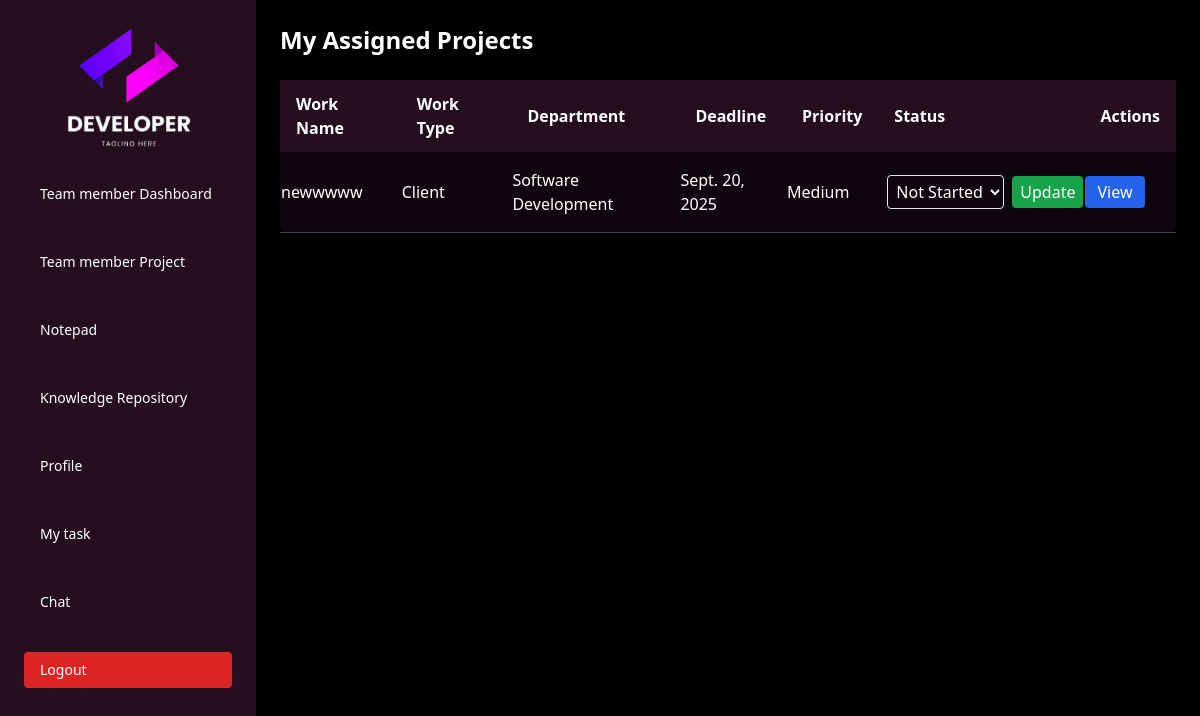
Screenshot of /teammember_project/ (signed in) with the database file from the repository.
### monitoringapp/models.py (models this page shows, shortened)
class ProjectAssign(models.Model):
    WORK_TYPE_CHOICES = (
        ("Client", "Client"),
        ("Company", "Company"),
        ("Other", "Other"),
    )
    PRIORITY_CHOICES = (
        ("Low", "Low"),
        ("Medium", "Medium"),
        ("High", "High"),
        ("Urgent", "Urgent"),
    )
    STATUS_CHOICES = (
        ("Not Started", "Not Started"),
        ("In Progress", "In Progress"),
        ("On Hold", "On Hold"),
        ("Completed", "Completed"),
    )
    team = models.ForeignKey("Team", on_delete=models.CASCADE)
    department = models.ForeignKey("Department", on_delete=models.CASCADE)
    assign_to = models.ForeignKey("User", related_name="assigned_works", on_delete=models.CASCADE)
    assigned_by = models.ForeignKey("User", related_name="given_works", on_delete=models.CASCADE)
    work_name = models.CharField(max_length=255)
    work_type = models.CharField(max_length=50, choices=WORK_TYPE_CHOICES)
    category = models.CharField(max_length=255, blank=True, null=True)
    description = models.TextField(blank=True, null=True)
    deadline = models.DateField(null=True, blank=True)
    additional_notes = models.TextField(blank=True, null=True)
    upload_file = models.FileField(upload_to="uploads/files/", blank=True, null=True)
    upload_image = models.ImageField(upload_to="uploads/images/", blank=True, null=True)
    color_preference = models.CharField(max_length=100, blank=True, null=True)
    content_example = models.TextField(blank=True, null=True)
    priority = models.CharField(max_length=20, choices=PRIORITY_CHOICES, default="Medium")
    assigned_date = models.DateField(default=now)
    status = models.CharField(
        max_length=20,
        choices=STATUS_CHOICES,
        default="Not Started"
    )

class Department(models.Model):
    name = models.CharField(max_length=100, unique=True)

### monitoringapp/views.py (the view, shortened to what this page needs)
# urls.py: path('teammember_project/', views.teammember_project, name='teammember_project'),
@never_cache
def teammember_project(request):
    user_id = request.session.get("user_id")
    if not user_id:   # if session expired or user logged out
        return redirect("index")
    user = get_object_or_404(User, id=user_id)
    projects = ProjectAssign.objects.filter(assign_to=user).order_by("-assigned_date")
    return render(request, "teammember_project.html", {"projects": projects})

### monitoringapp/context_processors.py (called while the page is built)
def logged_in_user(request):
    user = None
    is_team_lead = False
    if request.session.get("user_id"):
        try:
            user = User.objects.get(id=request.session["user_id"])
            if user.job_Position.lower() == "team lead":
                is_team_lead = True
        except User.DoesNotExist:
            pass
    return {"logged_in_user": user, "is_team_lead": is_team_lead}

### monitoringapp/templates/teammember_project.html (shortened to what this page needs)
{% load static %}
<!DOCTYPE html>
<html lang="en">
<head>
  <script src="https://cdn.tailwindcss.com"></script>
  <link rel="stylesheet" href="{% static 'css/admin.css' %}">
</head>
<body class="bg-black text-white font-sans select-none">
<div id="sidebar"
     class="fixed top-0 left-0 h-full w-64 bg-[#250f1e] overflow-y-auto text-white p-6 z-50 transform -translate-x-full md:translate-x-0 transition-transform duration-300 ease-in-out">  <div class="flex items-center justify-between mb-6">
    <div class="w-full flex justify-center select-none">
      <img src="{% static 'images/logo.png' %}" alt="Logo" class="w-32 h-32 object-contain">
    </div>
  </div>
  <nav class="select-none">
    <ul class="space-y-8 text-sm">
      <li>
        <a href="{% url 'teammember_dashboard' %}" class="block py-2 px-4 rounded hover:bg-white hover:text-black">Team member Dashboard</a>
      </li>
      <li>
        <a href="{% url 'teammember_project' %}" class="block py-2 px-4 rounded hover:bg-white hover:text-black">Team member Project</a>
      </li>
      <li>
        <a href="{% url 'teammember_notepad' %}" class="block py-2 px-4 rounded hover:bg-white hover:text-black">Notepad</a>
      </li>
      <li>
        <a href="{% url 'teammember_repository' %}" class="block py-2 px-4 rounded hover:bg-white hover:text-black">Knowledge Repository</a>
      </li>
      <li>
        <a href="{% url 'teammember_profile' %}" class="block py-2 px-4 rounded hover:bg-white hover:text-black">Profile</a>
      </li>
      <li>
        <a href="{% url 'teammember_task' %}" class="block py-2 px-4 rounded hover:bg-white hover:text-black">My task</a>
      </li>
      <li>
        <a href="{% url 'teammember_chat' %}" class="block py-2 px-4 rounded hover:bg-white hover:text-black">Chat</a>
      </li>
      <a href="{% url 'teammember_logout' %}"
       class="block py-2 px-4 rounded bg-red-600 text-white">
       Logout
    </a>
    </ul>
  </nav>
</div>
<div class="ml-0 md:ml-64 p-6">
  <h1 class="text-2xl font-bold mb-6">My Assigned Projects</h1>
  {% if projects %}
  <div class="overflow-x-auto">
    <table class="min-w-full bg-[#250f1e]/40 rounded-lg">
      <thead>
        <tr class="bg-[#250f1e] text-left">
          <th class="py-3 px-4">Work Name</th>
          <th class="py-3 px-4">Work Type</th>
          <th class="py-3 px-4">Department</th>
          <th class="py-3 px-4">Deadline</th>
          <th class="py-3 px-4">Priority</th>
          <th class="py-3 px-4">Status</th>
          <th class="py-3 px-4">Actions</th>
        </tr>
      </thead>
      <tbody>
        {% for project in projects %}
        <tr class="border-b border-gray-700">
          <td class="py-4">{{ project.work_name }}</td>
          <td class="py-4">{{ project.work_type }}</td>
          <td class="py-4">{{ project.department.name }}</td>
          <td class="py-4">{{ project.deadline }}</td>
          <td class="py-4">{{ project.priority }}</td>
          <td class="py-4">
            <form method="POST" action="{% url 'update_project_status' project.id %}" class="flex items-center space-x-2">
              <select name="status" class="p-1 rounded border text-black">
                {% for value, label in project.STATUS_CHOICES %}
                  <option value="{{ value }}" {% if project.status == value %}selected{% endif %}>{{ label }}</option>
                {% endfor %}
              </select>
              <button type="submit" class="bg-green-600 text-white px-2 py-1 rounded">Update</button>
            </form>
          </td>
<td class="py-4">
<button onclick="openProjectModal(this)"
    data-work_name="{{ project.work_name }}"
    data-work_type="{{ project.work_type }}"
    data-category="{{ project.category }}"
    data-description="{{ project.description }}"
    data-deadline="{{ project.deadline|date:'Y-m-d' }}"
    data-additional_notes="{{ project.additional_notes }}"
    data-color_preference="{{ project.color_preference }}"
    data-priority="{{ project.priority }}"
    data-content_example="{{ project.content_example }}"
    data-files='{% for f in project.files.all %}{{ f.file.url }}{% if not forloop.last %},{% endif %}{% endfor %}'
    data-images='{% for i in project.images.all %}{{ i.image.url }}{% if not forloop.last %},{% endif %}{% endfor %}'
    class="px-3 py-1 bg-blue-600 text-white rounded hover:bg-blue-700">
  View
</button>
</td>
        </tr>
        {% endfor %}
      </tbody>
    </table>
  </div>
  {% else %}
    <p>No projects assigned to you yet.</p>
  {% endif %}
</div>
</body>
</html>

### monitoringapp/static/css/admin.css (style rules this page uses)
input, select, textarea { background-color: transparent !important; color: white !important; }
html, body { overflow-x: hidden; width: 100%; }

### rows the page displays
ProjectAssign: work_name "newwwww", work_type "Client", department.name "Software Development", deadline "Sept. 20, 2025", priority "Medium", status "Not Started"
